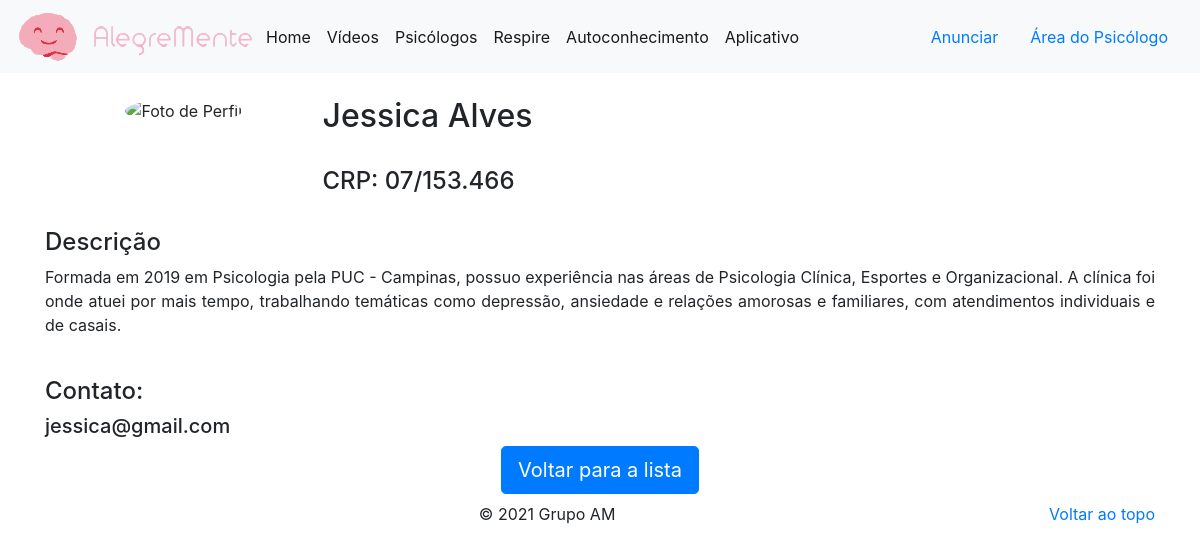
The page /verperfil/2 on the database its author committed.
### app.py (models this page shows, shortened)
class User(db.Model, UserMixin):
    id = db.Column(db.Integer, autoincrement=True, primary_key=True)
    name = db.Column(db.String(86), nullable=False)
    email = db.Column(db.String(86), nullable=False, unique=True)
    password = db.Column(db.String(86), nullable=False, unique=True)
    tipo = db.Column(db.Integer, nullable=False, default=0) # 0 = cliente , 1 = psicólogo
    plano = db.Column(db.Integer, nullable=False, default=0) # 1, 2, 3 (planos basico, pro, gold, etc...)
    img = db.Column(db.Text, unique=True, nullable=True)
    imgname = db.Column(db.Text, nullable=True)
    mimetype = db.Column(db.Text, nullable=True)
    crp = db.Column(db.String(86), nullable=True)
    descricao = db.Column(db.String(500), nullable=True)
    telefone = db.Column(db.String(20), nullable=True)
    celular = db.Column(db.String(20), nullable=True)
    whatsapp = db.Column(db.String(20), nullable=True)
    estado = db.Column(db.String(40), nullable=True)
    cidade = db.Column(db.String(40), nullable=True)
    endereco = db.Column(db.String(40), nullable=True)
    maps = db.Column(db.String(40), nullable=True)

### app.py (the view)
@app.route('/verperfil/<int:id>', methods=['GET', 'POST'])
def verperfil(id):
    psi = User.query.get_or_404(id)
    return render_template('psicologos/verperfil.html', psi=psi)

### templates/psicologos/verperfil.html (shortened to what this page needs)
{% extends 'base.html' %}
{% block body %}
<div class="container">
    <br>
    <div class="row no-gutters">
        <div class="col-3">
            {% if psi.img %}
            <img src="/image/{{psi.id}}" alt="Foto de Perfil"
                class="rounded-circle" width="150">
            {% else %}
                <img src="/static/semfoto.png" alt="Foto de Perfil"
                class="rounded-circle" width="150">
            {% endif %}
        </div>
        <div class="col-9">
            <div class="row no-gutters">
                <h2>{{ psi.name }}</h2>
            </div>
            <br>
            <div class="row no-gutters">
                <h4>CRP: {{ psi.crp }}</h4>
            </div>
        </div>
    </div>
    <br>
    {% if psi.descricao %}
    <h4 align="justify">Descrição</h4>
    <p align="justify">{{ psi.descricao }}</p>
    {% endif %}
    <br>
    <h4 align="justify">Contato:</h4>
    <h5 align="justify">{{ psi.email }}</h5>
    <a href="#" onclick="goBack()" type="button" class="btn btn-primary btn-lg">Voltar para a lista</a>
    <br>
</div>
{% endblock %}

### rows shown on the page
User: name "Jessica Alves", crp "07/153.466", descricao "Formada em 2019 em Psicologia pela PUC - Campinas, possuo experiência nas áreas de Psicologia Clínica, Esportes e Organizacional. A clínica foi onde atuei por mais tempo, trabalhando temáticas como depressão, ansiedade e relações amorosas e familiares, com atendimentos individuais e de casais.", email "jessica@gmail.com"
